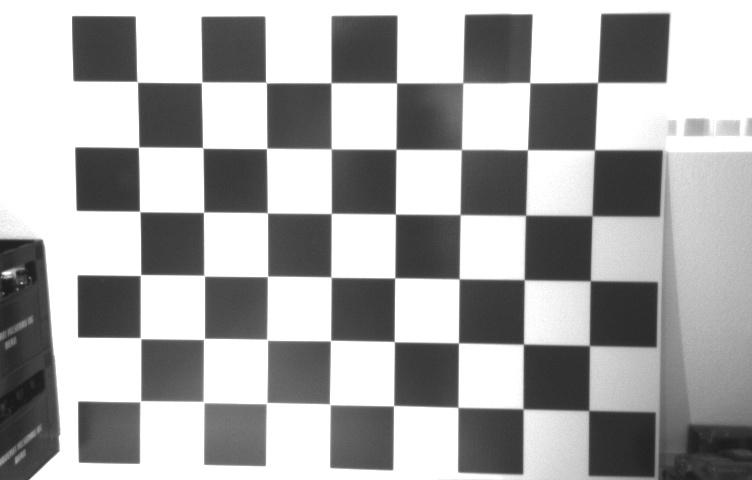
#> input picture test/calib/calib0_left.jpg, 752 x 480 px
$ python econ_calibration_images.py calib
#> lines starting #> are read from the running program, lines starting #| are printed output that depends on the picture; long printed decimals are rounded; pictures that were not available may be replaced by others from this repository, and a replacement may not be noted
import cv2
import sys
from matplotlib import pyplot as plt
import numpy as np
import argparse
import os
import re

class StereoCalibration(object):
    def __init__(self, size):
        # termination criteria
        self.criteria = (cv2.TERM_CRITERIA_EPS +
                         cv2.TERM_CRITERIA_MAX_ITER, 30, 0.001)
        self.criteria_cal = (cv2.TERM_CRITERIA_EPS +
                             cv2.TERM_CRITERIA_MAX_ITER, 100, 1e-5)

        # prepare object points, like (0,0,0), (1,0,0), (2,0,0) ....,(6,5,0)
        self.objp = np.zeros((8*6, 3), np.float32)
        self.objp[:, :2] = size*np.mgrid[0:8, 0:6].T.reshape(-1, 2)

        # Arrays to store object points and image points from all the images.
        self.objpoints = []  # 3d point in real world space
        self.imgpoints_l = []  # 2d points in image plane.
        self.imgpoints_r = []  # 2d points in image plane.

    def read_images(self, folder):
#> called with folder = 'calib'
        i = 0;
        images = []
        images_fail = []
        for file in os.listdir(folder):
            if re.search(r'.*_left', file) == None:
                continue

            image1 = cv2.imread(folder + "/" + file)
#> image1 is the input picture: shape (480, 752, 3); min 23, max 255, mean 169.2
            if image1 is None:
                break

            file_right = re.sub(r'_left', '_right', file)
            image2 = cv2.imread(folder + "/" + file_right)
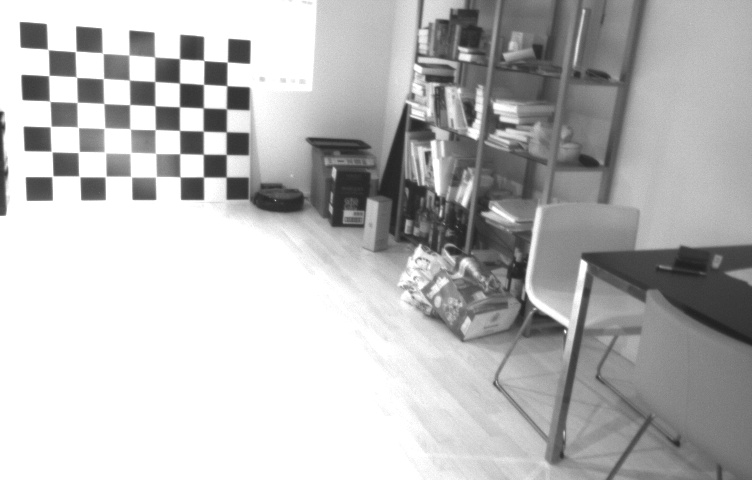
#> input picture test/calib/calib11_left.jpg, 752 x 480 px, given in place of calib0_right.jpg, which was not available
#> image2 is the input picture: shape (480, 752, 3); min 31, max 255, mean 185.7
            if image2 is None:
                break

            gray_l = cv2.extractChannel(image1, 1);
            gray_r = cv2.extractChannel(image2, 1);

            # Find the chess board corners
            ret_l, corners_l = cv2.findChessboardCorners(gray_l, (8, 6), None, cv2.CALIB_CB_ADAPTIVE_THRESH)
#> ret_l = True; corners_l = 48 rows, first 8: [137.3, 81.91], [201.7, 82.33], [266, 82.57], [330.8, 82.85], [396.6, 82.93], [462.8, 82.72], [529.8, 82.72], [597.6, 82.48]
            if not ret_l:
                print("left fail")
                images_fail.append(file)
                continue
            ret_r, corners_r = cv2.findChessboardCorners(gray_r, (8, 6), None, cv2.CALIB_CB_ADAPTIVE_THRESH)
#> ret_r = True; corners_r = 48 rows, first 8: [47.97, 49.57], [75.61, 51.35], [102.9, 53.49], [128.8, 55.13], [154.7, 57.13], [179.5, 58.64], [203.9, 60.53], [227.2, 62.06]
            if not ret_r:
                print("right fail")
                images_fail.append(file)
                continue

            images.append(file)
            if ret_l and ret_r:
                # If found, add object points, image points (after refining them)
                self.objpoints.append(self.objp)

                rt = cv2.cornerSubPix(gray_l, corners_l, (11, 11),
                                      (-1, -1), self.criteria)
#> rt = 48 rows, first 8: [137.2, 81.77], [201.6, 82.35], [265.9, 82.56], [331, 82.77], [396.5, 82.89], [462.8, 82.75], [529.7, 82.68], [597.6, 82.43]
                self.imgpoints_l.append(corners_l)

                # Draw and display the corners
                cv2.drawChessboardCorners(gray_l, (8, 6),
                                                  corners_l, ret_l)
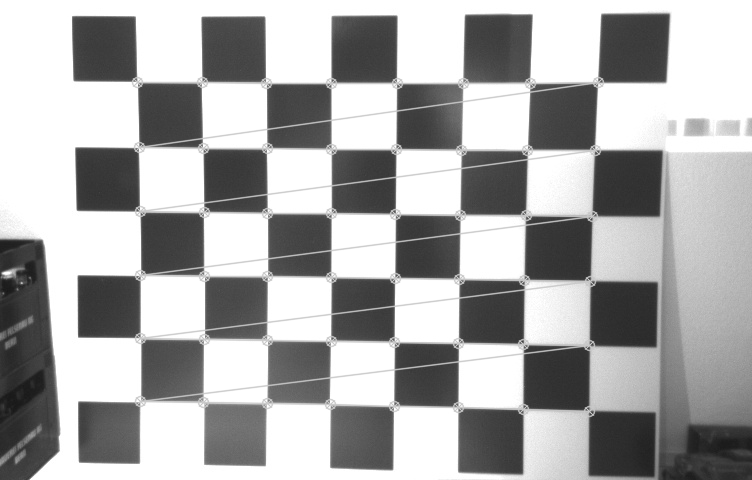
#> gray_l: shape (480, 752); min 23, max 255, mean 169.8

                rt = cv2.cornerSubPix(gray_r, corners_r, (11, 11),
                                      (-1, -1), self.criteria)
#> rt = 48 rows, first 8: [47.83, 49.4], [75.62, 51.42], [102.5, 52.9], [129, 54.91], [154.7, 57.05], [179.5, 58.57], [203.7, 60.3], [227.3, 61.96]
                self.imgpoints_r.append(corners_r)

                # Draw and display the corners
                cv2.drawChessboardCorners(gray_r, (8, 6),
                                                  corners_r, ret_r)
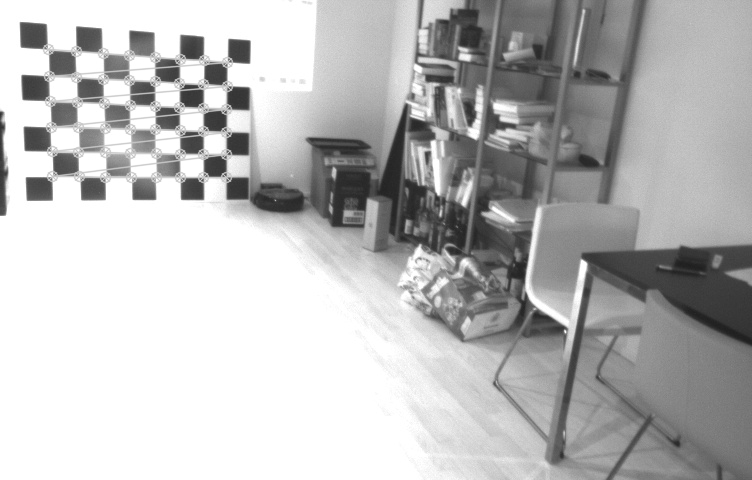
#> gray_r: shape (480, 752); min 31, max 255, mean 185.9

                cv2.imshow("Image Left", gray_l)
                cv2.imshow("Image Right", gray_r)

            key = cv2.waitKey(1)
#> (key q is pressed here)
            if key == ord('q'):
                break
            if key == ord('a'):
                return

        img_shape = gray_r.shape
#> img_shape = (480, 752)
        self.shape = img_shape
#> self.shape = (480, 752)

        print(f"Fails: {images_fail}", file=sys.stderr)

        print("Starting camera calibration", file=sys.stderr)
        flags = 0
        # flags |= cv2.CALIB_FIX_INTRINSIC
        # flags |= cv2.CALIB_FIX_PRINCIPAL_POINT
        # flags |= cv2.CALIB_USE_INTRINSIC_GUESS
        # flags |= cv2.CALIB_FIX_FOCAL_LENGTH
        # flags |= cv2.CALIB_FIX_ASPECT_RATIO
        # flags |= cv2.CALIB_ZERO_TANGENT_DIST
        # flags |= cv2.CALIB_RATIONAL_MODEL
        # flags |= cv2.CALIB_SAME_FOCAL_LENGTH
        #flags |= cv2.CALIB_FIX_K3
        #flags |= cv2.CALIB_FIX_K4
        #flags |= cv2.CALIB_FIX_K5
        #flags |= cv2.CALIB_FIX_K6

        rt, self.M1, self.d1, self.r1, self.t1, sdi, sde, pve = cv2.calibrateCameraExtended(
            self.objpoints, self.imgpoints_l, img_shape, None, None)
#> rt = 0.352; self.M1 = [[1431.9, 0, 387.8], [0, 1427.6, 379.3], [0, 0, 1]]; self.d1 = [[-0.0981, 11.63, 0.036, 0.000504, -91.32]]; self.r1 = ([0.121, 0.0942, 0.0146],); self.t1 = ([-23.09, -27.84, 132.5],); sdi = 18 values, max 157 at index 1, min 0 at index 9, mean 22.87; sde = [0.0129, 0.00928, 0.00142, 1.33, 2.62, 14.15]; pve = [0.352]
        print("Reprojection error left: " + str(rt), file=sys.stderr)
        j = 0
        for image in images:
            print(f"{image}: {pve[j,0]}", file=sys.stderr)
            j+=1
#> after the loop, j = 1
        rt, self.M2, self.d2, self.r2, self.t2, sid, sde, pve = cv2.calibrateCameraExtended(
            self.objpoints, self.imgpoints_r, img_shape, None, None)
#> rt = 0.174; self.M2 = [[989.2, 0, 260.3], [0, 815.5, 391.2], [0, 0, 1]]; self.d2 = [[0.207, -0.851, 0.0208, 0.025, 1.55]]; self.r2 = ([0.222, -0.58, -0.0684],); self.t2 = ([-43.25, -83.14, 194.6],); sid = 18 values, max 668.3 at index 0, min 0 at index 9, mean 76.17; sde = [0.113, 0.328, 0.0638, 15.83, 48.57, 100]; pve = [0.174]
        print("Reprojection error right: " + str(rt), file=sys.stderr)
        j = 0
        for image in images:
            print(f"{image}: {pve[j,0]}", file=sys.stderr)
            j+=1
#> after the loop, j = 1

        print("Starting stereo camrea calibration", file=sys.stderr)
        self.camera_model = self.stereo_calibrate(img_shape)

    def stereo_calibrate(self, dims):
#> called with dims = (480, 752)
        flags = 0
        # flags |= cv2.CALIB_FIX_INTRINSIC
        # flags |= cv2.CALIB_FIX_PRINCIPAL_POINT
        # flags |= cv2.CALIB_USE_INTRINSIC_GUESS
        # flags |= cv2.CALIB_FIX_FOCAL_LENGTH
        # flags |= cv2.CALIB_FIX_ASPECT_RATIO
        #flags |= cv2.CALIB_ZERO_TANGENT_DIST
        # flags |= cv2.CALIB_RATIONAL_MODEL
        # flags |= cv2.CALIB_SAME_FOCAL_LENGTH
        #flags |= cv2.CALIB_FIX_K3
        #flags |= cv2.CALIB_FIX_K4
        #flags |= cv2.CALIB_FIX_K5
        #flags |= cv2.CALIB_FIX_K6

        stereocalib_criteria = (cv2.TERM_CRITERIA_MAX_ITER +
                                cv2.TERM_CRITERIA_EPS, 100, 1e-5)
        ret, M1, d1, M2, d2, R, T, E, F = cv2.stereoCalibrate(
            self.objpoints, self.imgpoints_l,
            self.imgpoints_r, self.M1, self.d1, self.M2,
            self.d2, dims,
            criteria=stereocalib_criteria, flags=flags)
#> ret = 0.277; M1 = [[1431.5, 0, 387.8], [0, 1427.3, 379.3], [0, 0, 1]]; d1 = [[-0.0982, 11.63, 0.036, 0.0005, -91.33]]; M2 = [[990.6, 0, 321.2], [0, 834.2, 394.3], [0, 0, 1]]; d2 = [[0.211, -0.707, 0.0233, 0.0306, 1.08]]; R = [[0.766, 0.0739, -0.639], [-0.155, 0.985, -0.0714], [0.624, 0.153, 0.766]]; T = [47.46, -50.67, 115.1]; E = [[-13.82, -121.2, -30.61], [58.57, 1.23, -109.9], [31.48, 50.51, -35.74]]; F = [[-5.92e-05, -0.00052, 0.0328], [0.000298, 6.26e-06, -0.917], [0.0351, 0.379, 1]]

        camera_model = dict([('M1', M1), ('M2', M2), ('D1', d1),
                            ('D2', d2), ('R1', self.r1),
                            ('R2', self.r2), ('R', R), ('T', T),
                            ('E', E), ('F', F)])
#> camera_model = 10 items

        cv2.destroyAllWindows()
        return camera_model

def print_yaml_mat(name, matrix):
    print (name + ": !!opencv-matrix")
    print (f"   rows: {matrix.shape[0]}")
    print (f"   cols: {matrix.shape[1]}")
    print ("   dt: d")
    print ("   data: " +
           np.array2string(matrix.flatten(), separator=',', suppress_small=True))


def main():
    parser = argparse.ArgumentParser(description='OpenCV test')
    parser.add_argument('images', help='images dir', type=str)
    parser.add_argument('--size', help='size of a checkerboard field', default=6, type=int)

    np.set_printoptions(linewidth=200, suppress=True)

    args = parser.parse_args()

    calib = StereoCalibration(args.size)
    calib.read_images(args.images)
    model = calib.camera_model
#> model = 10 items

    R1,R2,P1,P2,Q,roi1,roi2 = cv2.stereoRectify(model['M1'],
                                    model['D1'],
                                    model['M2'],
                                    model['D2'],
                                    calib.shape,
                                    model['R'],
                                    model['T'],
                                    flags=cv2.CALIB_ZERO_DISPARITY,
                                    alpha=-1)
#> R1 = [[0.863, -0.214, 0.458], [0.254, 0.967, -0.0278], [-0.436, 0.14, 0.889]]; R2 = [[0.353, -0.377, 0.856], [0.284, 0.915, 0.286], [-0.891, 0.142, 0.43]]; P1 = [[1130.7, 0, -1265.2, 0], [0, 1130.7, 155.6, 0], [0, 0, 1, 0]]; P2 = [[1130.7, 0, -1265.2, 152008.3], [0, 1130.7, 155.6, 0], [0, 0, 1, 0]]; Q = [[1, 0, 0, 1265.2], [0, 1, 0, -155.6], [0, 0, 0, 1130.7], [0, 0, -0.00744, 0]]; roi1 = (0, 0, 0, 0); roi2 = (305, 0, 175, 752)


    T = model['T']
#> T = [47.46, -50.67, 115.1]
    print(f"Translation: {T}")
#| Translation: [[ 47.457]
#|  [-50.665]
#|  [115.125]]

    print("%YAML:1.0")
    print(f"Camera.bf: {P2[0,3]}")
#| Camera.bf: 152008.290
    print("")
    print(f"Camera.fx: {P1[0,0]}")
#| Camera.fx: 1130.719
    print(f"Camera.fy: {P1[1,1]}")
#| Camera.fy: 1130.719
    print(f"Camera.cx: {P1[0,2]}")
#| Camera.cx: -1265.162
    print(f"Camera.cy: {P1[1,2]}")
#| Camera.cy: 155.624

    print("")
    print(f"Camera.width: {calib.shape[1]}")
#| Camera.width: 752
    print(f"Camera.height: {calib.shape[0]}")
#| Camera.height: 480

    print("")
    print(f"LEFT.height: {calib.shape[0]}")
#| LEFT.height: 480
    print(f"LEFT.width: {calib.shape[1]}")
#| LEFT.width: 752
    print_yaml_mat("LEFT.D", model['D1'])
#|    rows: 1
#|    cols: 5
#|    data: [ -0.09825, 11.631 ,  0.03596,  0.0004999,-91.330]
    print_yaml_mat("LEFT.K", model['M1'])
#|    rows: 3
#|    cols: 3
#|    data: [1431.548,   0.        , 387.805,   0.        ,1427.267, 379.252,   0.        ,   0.        ,   1.        ]
    print_yaml_mat("LEFT.R", R1)
#|    rows: 3
#|    cols: 3
#|    data: [ 0.863,-0.214, 0.4577 , 0.2544, 0.9667,-0.0278,-0.4365 , 0.1404, 0.8887]
    print_yaml_mat("LEFT.P", P1)
#|    rows: 3
#|    cols: 4
#|    data: [ 1130.719,    0.        ,-1265.162,    0.        ,    0.        , 1130.719,  155.624,    0.        ,    0.        ,    0.        ,    1.        ,    0.        ]

    print("")
    print(f"RIGHT.height: {calib.shape[0]}")
#| RIGHT.height: 480
    print(f"RIGHT.width: {calib.shape[1]}")
#| RIGHT.width: 752
    print_yaml_mat("RIGHT.D", model['D2'])
#|    rows: 1
#|    cols: 5
#|    data: [ 0.2114,-0.7066, 0.02327, 0.03065, 1.078]
    print_yaml_mat("RIGHT.K", model['M2'])
#|    rows: 3
#|    cols: 3
#|    data: [990.562,  0.        ,321.186,  0.        ,834.172,394.258,  0.        ,  0.        ,  1.        ]
    print_yaml_mat("RIGHT.R", R2)
#|    rows: 3
#|    cols: 3
#|    data: [ 0.353,-0.3769 , 0.8564, 0.2841, 0.9153, 0.2857 ,-0.8915, 0.1424, 0.4301]
    print_yaml_mat("RIGHT.P", P2)
#|    rows: 3
#|    cols: 4
#|    data: [  1130.719,     0.        , -1265.162,152008.290,     0.        ,  1130.719,   155.624,     0.        ,     0.        ,     0.        ,     1.        ,     0.        ]

if __name__ == "__main__":
    main()
